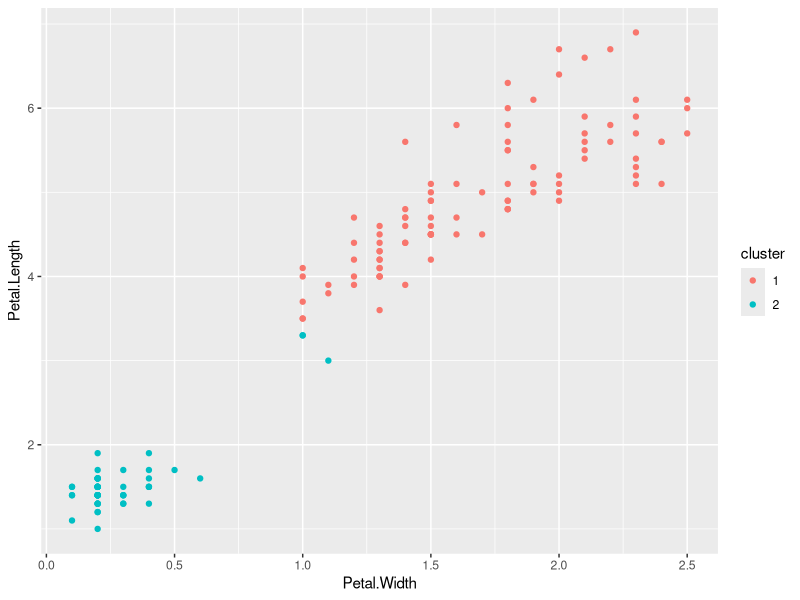
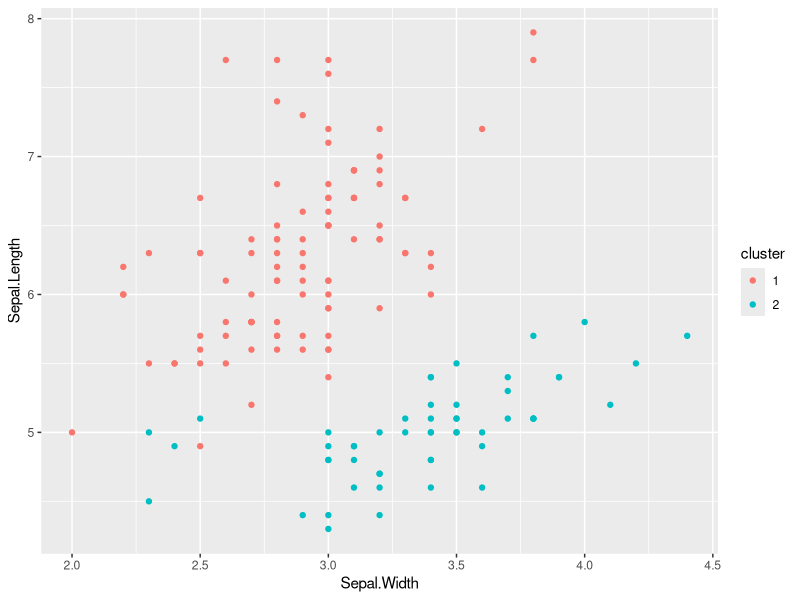
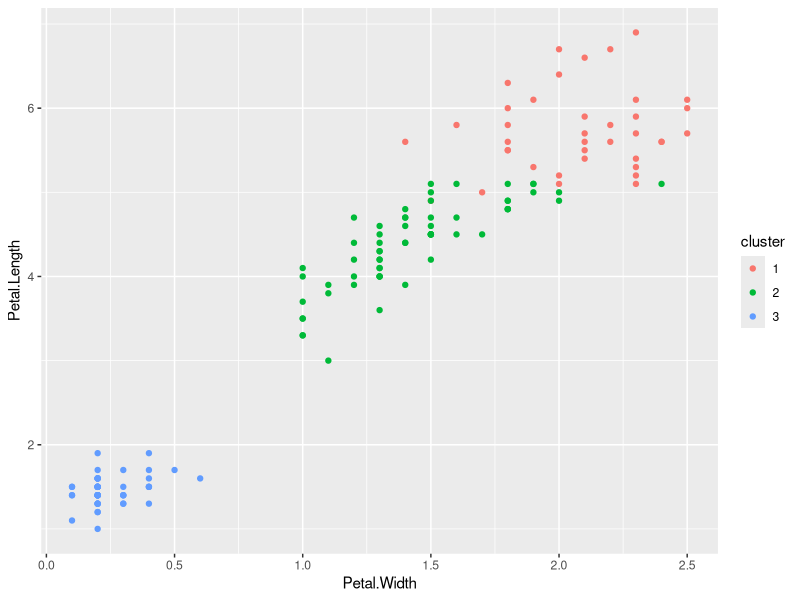
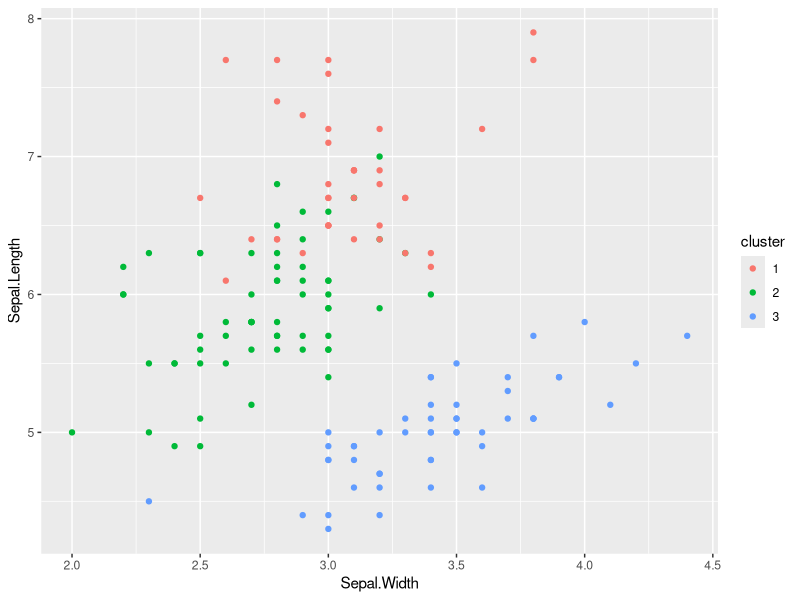

Recreate these plots in R, in order.
library(tidyverse)
library(stats) # for kmeans

# load the data
iris

# convert to a tibble
iris.tibble <- as_tibble(iris)
iris.tibble

# what do our data distributions look like for the measurement variables?
summary(iris.tibble$Sepal.Length)
summary(iris.tibble$Sepal.Width)
summary(iris.tibble$Petal.Length)
summary(iris.tibble$Petal.Width)

# pull out just the numeric variables to run our k-means algo against
iris.numeric <- iris.tibble %>%
  select(Sepal.Length, Sepal.Width, Petal.Length, Petal.Width)

# try running k-means with no normalization, and 2 clusters
# (should be OK as our numeric variables are all of similar scale)
set.seed(12345)
km.1 <- kmeans(iris.numeric, 2)

# look at a summary of the results
km.1

# what are the centers of each cluster that our k-means algo has found?
km.1$centers

# what cluster does it put the first few data points in?
head(km.1$cluster)

# add the cluster info to our dataframe
# (as a factor so ggplot will know what to do with it)
iris.numeric$cluster <- as.factor(km.1$cluster)

# visualize the clusters against Petal Size
ggplot(data=iris.numeric) +
  geom_point(mapping = aes(x=Petal.Width, y=Petal.Length, col=cluster))

# visualize the clusters against Sepal Size
ggplot(data=iris.numeric) +
  geom_point(mapping = aes(x=Sepal.Width, y=Sepal.Length, col=cluster))



# try again, with 3 clusters
set.seed(12345)
km.1 <- kmeans(iris.numeric, 3)

# look at a summary of the results
km.1

# what are the centers of each cluster that our k-means algo has found?
km.1$centers

# what cluster does it put the first few data points in?
head(km.1$cluster)

# add the cluster info to our dataframe
# (as a factor so ggplot will know what to do with it)
iris.numeric$cluster <- as.factor(km.1$cluster)

# visualize the clusters against Petal Size
ggplot(data=iris.numeric) +
  geom_point(mapping = aes(x=Petal.Width, y=Petal.Length, col=cluster))

# visualize the clusters against Sepal Size
ggplot(data=iris.numeric) +
  geom_point(mapping = aes(x=Sepal.Width, y=Sepal.Length, col=cluster))


# how well do the clusters it has found line up with the actual Species labels?
table(km.1$cluster, iris.tibble$Species)


# TODO try k-means with different numbers of iterations, visualizing the intermediate results after each iteration
